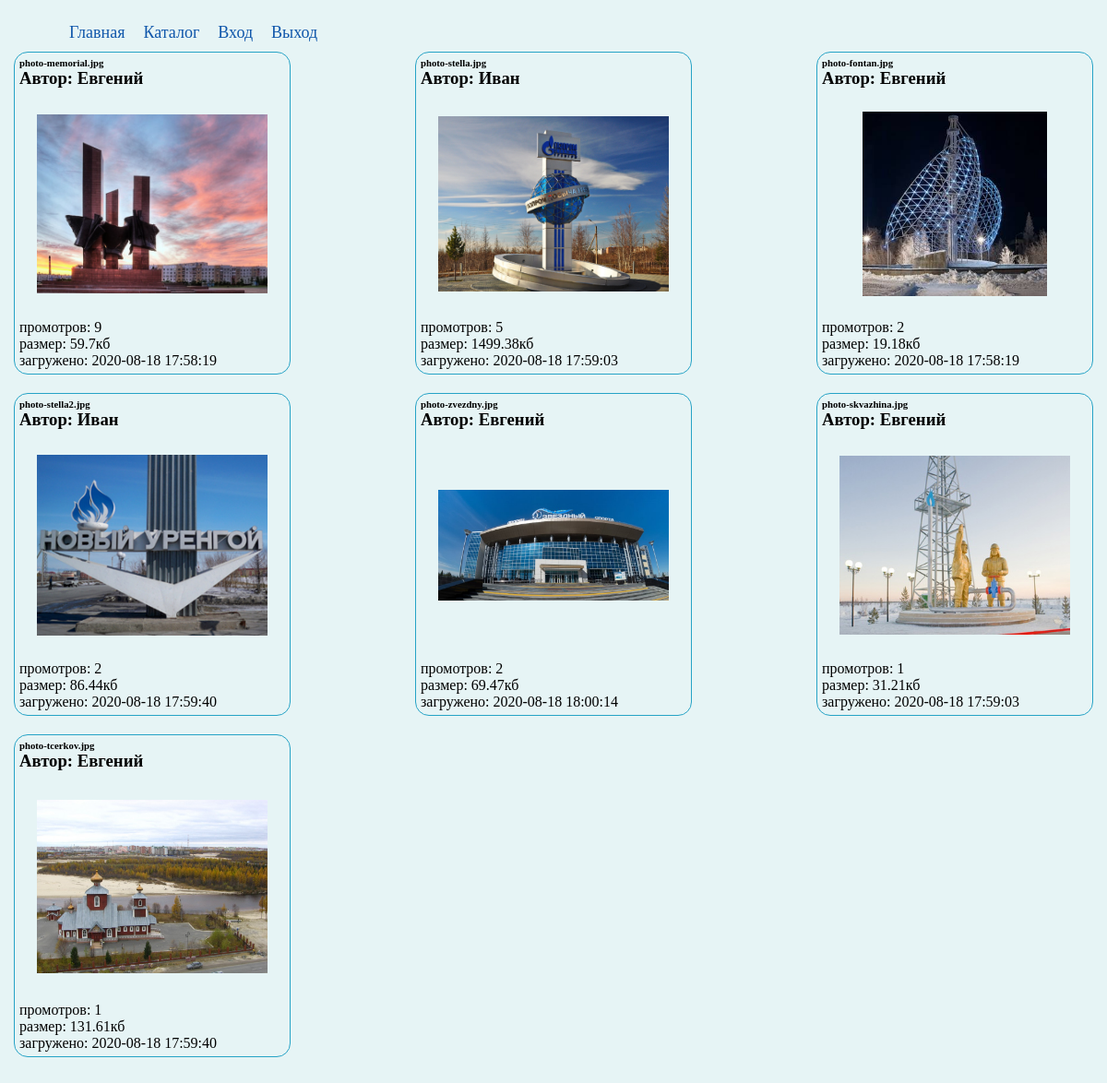
Page /gallery-php/index.php on the committed database.
### tables this page shows
CREATE TABLE `menu` (
  `id` int NOT NULL,
  `name` varchar(30) NOT NULL,
  `path` varchar(60) NOT NULL,
  `parent_id` int NOT NULL DEFAULT '0'
);

CREATE TABLE `gallery` (
  `id` int NOT NULL COMMENT 'идентификатор',
  `name` varchar(32) NOT NULL DEFAULT 'photo' COMMENT 'имя файла',
  `path` varchar(60) NOT NULL DEFAULT 'images/' COMMENT 'путь до директории',
  `athor_id` int NOT NULL COMMENT 'автор',
  `date_create` datetime NOT NULL DEFAULT CURRENT_TIMESTAMP COMMENT 'дата загрузки',
  `views` int NOT NULL DEFAULT '0' COMMENT 'просмотры',
  `size` float NOT NULL COMMENT 'размер в кб'
);

### pages/menu.php (the view, shortened to what this page needs)
<?php
function createArrayMenu($arr)
{
    $menuArr = [];
    foreach ($arr as $list) {
        if (!$list['parent_id']) {
            $menuArr[$list['id']] = $list;
        } else {
            $menuArr[$list['parent_id']]['child'][] = $list;
        }
    }
    return $menuArr;
}
function buildMenu($arr)
{
    $str = '<ul>' . PHP_EOL;
    foreach ($arr as $links) {
        if (isset($links['child'])) {
            $str .= "<li><a href=\"{$links['link']}\">{$links['name']}</a><ul class=\"sub-menu\">" . PHP_EOL;
            foreach ($links['child'] as $link) {
                $str .= "<li><a href='{$link['link']}'>{$link['name']}</a></li>" . PHP_EOL;
            }
            $str .= '</ul></li>';
        } else {
            $str .= "<li><a href=\"{$links['link']}\">{$links['name']}</a></li>" . PHP_EOL;
        }
    }
    return $str . PHP_EOL;
}
$link = connect();
$sql = "SELECT * FROM `menu`";
$result = mysqli_query($link, $sql);
$res = mysqli_fetch_all($result, MYSQLI_ASSOC);
echo buildMenu(createArrayMenu($res));

### gallery-php/index.php (shortened to what this page needs)
<?php
$path = dirname(__DIR__, 1);
?>
<!doctype html>
<html lang="en">
<head>
    <link rel="stylesheet" href="../src/style.css">
</head>
<body>
<div class="container">
    <header class="header">
        <nav class="menu">
            <?php require_once($path . '/pages/menu.php') ?>
        </nav>
    </header>
    <main class="main">
        <?php require_once($path . '/pages/gallery.php') ?>
    </main>
</div>
</body>
</html>

### pages/gallery.php (shortened to what this page needs)
<?php
$link = connect();
$sql = "SELECT gallery.id, gallery.name, gallery.path, gallery.date_create, gallery.views, gallery.size, users.name as user_name FROM `gallery` LEFT JOIN `users` ON gallery.athor_id = users.id ORDER BY `views` DESC";
$result = mysqli_query($link, $sql);
$res = mysqli_fetch_all($result, 1);
$item = ob_get_clean();
foreach ($res as $val) {
    $card = $item;
    $img = str_replace(['{{id}}', '{{name}}', '{{path}}', '{{date_create}}', '{{views}}', '{{size}}', '{{user_name}}'], $val, $card);
    echo $img . PHP_EOL;
}

### src/style.css (style rules this page uses)
* { margin: 0; padding: 0; box-sizing: border-box; }
.container { padding: 15px; min-height: 100vh; display: flex; flex-direction: column; background-color: #e6f4f5; }
a { text-decoration: none; color: #1057ab; font-size: 18px; transition: transform .3s; display: inline-block; }
.menu { padding: 0 50px; }
.menu > ul { display: flex; justify-content: flex-start; list-style: none; }
.menu li { padding: 10px; position: relative; }
.main { display: flex; justify-content: space-between; flex-wrap: wrap; }
.card { width: 300px; height: 350px; border: 1px solid #26a3c6; border-radius: 15px; padding: 5px; display: flex; flex-direction: column; justify-content: space-between; margin-bottom: 20px; }
.card img { max-width: 250px; max-height: 200px; margin: 20px; }
.card a { display: flex; justify-content: center; align-items: center; }

### rows in the picture
menu: name "Главная"
menu: name "Каталог"
menu: name "Вход"
menu: name "Выход"
gallery: img "photo-memorial.jpg Автор: Евгений промотров: 9 размер: 59.7кб загружено: 2020-08-18 17:58:19"
gallery: img "photo-stella.jpg Автор: Иван промотров: 5 размер: 1499.38кб загружено: 2020-08-18 17:59:03"
gallery: img "photo-fontan.jpg Автор: Евгений промотров: 2 размер: 19.18кб загружено: 2020-08-18 17:58:19"
gallery: img "photo-stella2.jpg Автор: Иван промотров: 2 размер: 86.44кб загружено: 2020-08-18 17:59:40"
gallery: img "photo-zvezdny.jpg Автор: Евгений промотров: 2 размер: 69.47кб загружено: 2020-08-18 18:00:14"
gallery: img "photo-skvazhina.jpg Автор: Евгений промотров: 1 размер: 31.21кб загружено: 2020-08-18 17:59:03"
gallery: img "photo-tcerkov.jpg Автор: Евгений промотров: 1 размер: 131.61кб загружено: 2020-08-18 17:59:40"
